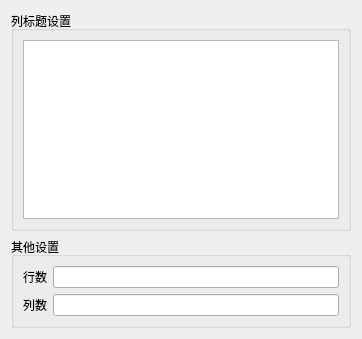
<?xml version="1.0" encoding="UTF-8"?>
<ui version="4.0">
 <class>propertyDialog</class>
 <widget class="QDialog" name="propertyDialog">
  <property name="geometry">
   <rect>
    <x>0</x>
    <y>0</y>
    <width>362</width>
    <height>339</height>
   </rect>
  </property>
  <property name="windowTitle">
   <string>属性</string>
  </property>
  <layout class="QVBoxLayout" name="verticalLayout">
   <item>
    <widget class="QGroupBox" name="groupBox">
     <property name="title">
      <string>列标题设置</string>
     </property>
     <layout class="QGridLayout" name="gridLayout">
      <item row="0" column="0">
       <widget class="QListWidget" name="listWidget_colTitle"/>
      </item>
     </layout>
    </widget>
   </item>
   <item>
    <widget class="QGroupBox" name="groupBox_2">
     <property name="title">
      <string>其他设置</string>
     </property>
     <layout class="QGridLayout" name="gridLayout_2">
      <item row="0" column="0">
       <layout class="QFormLayout" name="formLayout">
        <item row="0" column="0">
         <widget class="QLabel" name="Labelrowcount">
          <property name="text">
           <string>行数</string>
          </property>
         </widget>
        </item>
        <item row="0" column="1">
         <widget class="QLineEdit" name="LineEdit"/>
        </item>
        <item row="1" column="0">
         <widget class="QLabel" name="Labelcolcount">
          <property name="text">
           <string>列数</string>
          </property>
         </widget>
        </item>
        <item row="1" column="1">
         <widget class="QLineEdit" name="LineEdit_2"/>
        </item>
       </layout>
      </item>
     </layout>
    </widget>
   </item>
  </layout>
 </widget>
 <resources/>
 <connections/>
</ui>
